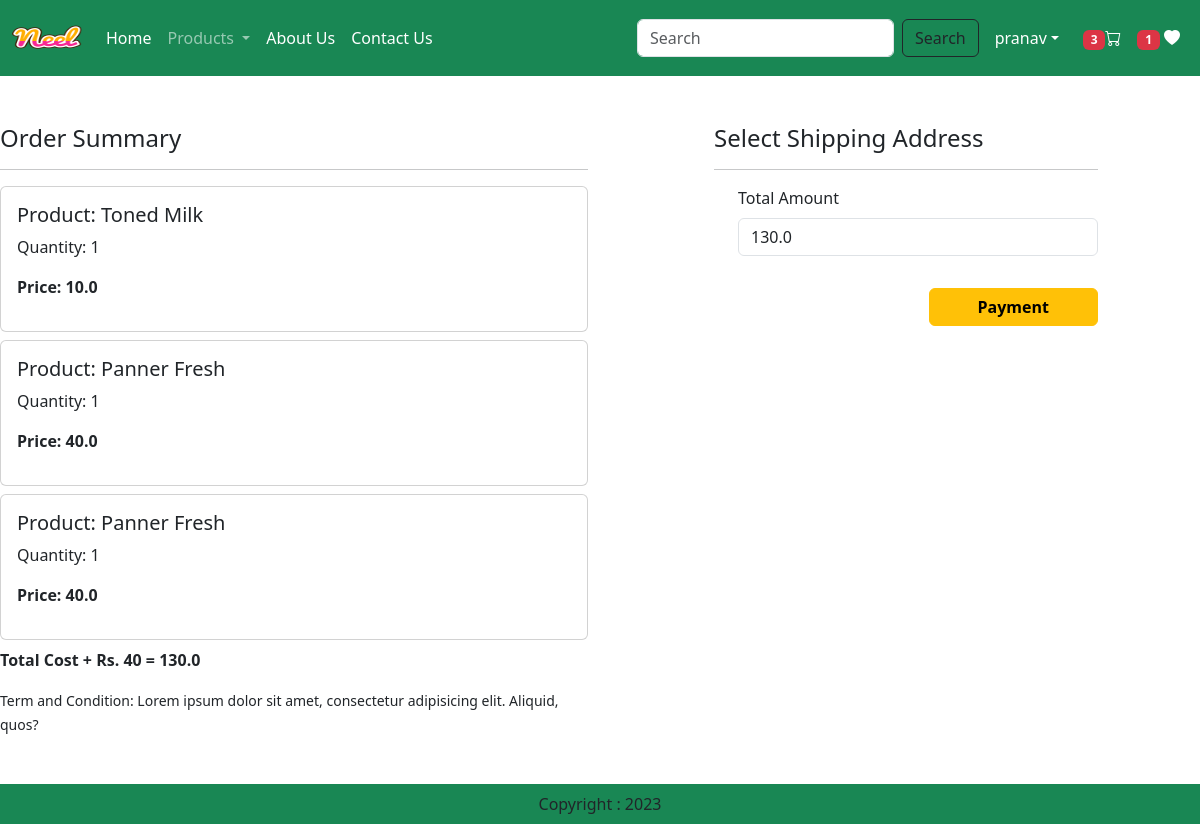
The page /checkout/ (signed in) on the database its author committed.
### app/models.py (models this page shows, shortened)
class Cart(models.Model):
    user = models.ForeignKey(User,on_delete=models.CASCADE)
    product = models.ForeignKey(Product,on_delete=models.CASCADE)
    quantity = models.PositiveIntegerField(default=1)

class Product(models.Model):
    title = models.CharField(max_length=100)
    selling_price = models.FloatField()
    discounted_price = models.FloatField()
    description = models.TextField()
    composition = models.TextField(default='')
    prodapp = models.TextField(default='')
    category = models.CharField(choices=CATEGORY_CHOICES,max_length=2)
    product_image = models.ImageField(upload_to='product')

### app/views.py (the view, shortened to what this page needs)
# urls.py: path('checkout/',views.checkout.as_view(),name='checkout'),
@method_decorator(login_required,name='dispatch')
class checkout(View):
    def get(self,request):
        totalitem = 0
        wishlist = 0
        loginusername = None
        if request.user.is_authenticated:
           totalitem = len(Cart.objects.filter(user=request.user))
           wishlist = len(Wishlist.objects.filter(user=request.user))
           loginusername = request.user.username
        user= request.user
        add = Customer.objects.filter(user=user)
        cart_items =Cart.objects.filter(user=user)
        famount =0
        for p in cart_items:
            value = p.quantity * p.product.discounted_price
            famount = famount + value
        totalamount = famount + 40
        razoramount = int(totalamount * 100)
        client = razorpay.Client(auth=(settings.RAZOR_KEY_ID,settings.RAZOR_KEY_SECRET))
        data ={
            "amount":razoramount,"currency":"INR","receipt":"order_rcptid_12"
        }
        payment_response = client.order.create(data=data)
        print(payment_response)
        order_id = payment_response['id']
        order_status = payment_response['status']
        return render(request,'app/checkout.html',locals())

### app/templates/app/checkout.html (shortened to what this page needs)
{% extends 'app/base.html' %}
{% load static %}
{% block main-content %}
<div class="row mt-5">
    <div class="col-sm-6">
        <h4>Order Summary</h4>
        <hr>
        {% for item in cart_items %}
            <div class="card mb-2">
                <div class="card-body">
                   <h5>Product: {{item.product.title}}</h5>
                   <p>Quantity: {{item.quantity}}</p>
                   <p class="fw-bold">Price: {{item.product.discounted_price}}</p>
                </div>
            </div>
        {% endfor %}
        <p class="fw-bold">Total Cost + Rs. 40 = {{totalamount}}</p>
        <small>Term and Condition: Lorem ipsum dolor sit amet, consectetur adipisicing elit. Aliquid, quos?</small>
    </div>
<div class="col-sm-4 offset-sm-1">
    <h4>Select Shipping Address</h4>
    <hr>
    <form method="post" id="myform">
        <div class="form-check mb-3">
            <label for="totamount" class="form-label">Total Amount</label>
            <input type="number" class="form-control" name="totamount" value={{totalamount}} readonly>
        </div>
        <div class="text-end">
            <button id="rzp-button1" type="submit" class="btn btn-warning mt-3 px-5 fw-bold">Payment</button>
        </div>
    </form>
</div>
</div>
{% endblock main-content %}

### app/templates/app/base.html (shortened to what this page needs)
<!DOCTYPE html>
{% load static %}
<html lang="en">
<head>
    <link href="https://cdn.jsdelivr.net/npm/bootstrap@5.3.0-alpha1/dist/css/bootstrap.min.css" rel="stylesheet">
    <link rel="stylesheet" href="https://cdn.jsdelivr.net/npm/bootstrap-icons@1.5.0/font/bootstrap-icons.css" />
    <link rel="stylesheet" href="{% static 'app/css/owl.carousel.min.css' %}">
    <link rel="stylesheet" href="{% static 'app/css/all.min.css' %}">
    <link rel="stylesheet" href="{% static 'app/css/style.css' %}">
</head>
<body>
    <nav class="navbar navbar-expand-lg navbar-dark bg-success">
        <div class="container-fluid">
          <a class="navbar-brand" href="#">
            <img src="{% static 'app/images/product/Neel.png' %}" alt="" srcset="" width="70" height="50">
          </a>
          <div class="collapse navbar-collapse" id="navbarSupportedContent">
            <ul class="navbar-nav me-auto mb-2 mb-lg-0">
              {% if request.user.is_authenticated %}
              <li class="nav-item">
                <a class="nav-link active" aria-current="page" href="/">Home</a>
              </li>
              <li class="nav-item dropdown">
                <a class="nav-link dropdown-toggle" href="#" role="button" data-bs-toggle="dropdown" aria-expanded="false">
                  Products
                </a>
              </li>
              <li class="nav-item">
                <a class="nav-link text-white" href="{% url 'about' %}">About Us</a>
              </li>
              <li class="nav-item">
                <a class="nav-link text-white" href="{% url 'contact' %}">Contact Us</a>
              </li>
            </ul>
            <form class="d-flex" role="search" action="/search">
              <input class="form-control me-2" type="search" placeholder="Search" name="search" aria-label="Search">
              <button class="btn btn-outline-dark" type="submit">Search</button>
            </form>
          </div>
          <ul class="navbar-nav me-auto mb-2 mb-lg-0">
            <li class="nav-item dropdown mx-2">
               <a class="nav-link dropdown-toggle text-white" href="#" id="profiledropdown" role="button" data-bs-toggle="dropdown" aria-expanded="false">{{loginusername}}</a>
            </li>
            <li class="nav-item-mx-2"><a href="{% url 'showcart' %}" class="nav-link text-white"><span class="badge bg-danger">{% if totalitem > 0 %}{{totalitem}}{% endif %}</span><i class="bi bi-cart"></i></a></li>
            <li class="nav-item-mx-2"><a href="{% url 'wishlist' %}" class="nav-link text-white"> <span class="badge bg-danger">{% if wishlist > 0 %}{{wishlist}}{% endif %}</span>  <i class="bi bi-heart-fill"></i></a></li>
            {% else %}
            <li class="nav-item-mx-2"><a href="{% url 'login' %}" class="nav-link text-white">Login</a></li>
            <li class="nav-item-mx-2"><a href="{% url 'customerregistration' %}" class="nav-link text-white">Registration</a></li>
             {% endif %}
          </ul>
        </div>
    </nav>
    {% block main-content %}{% endblock main-content %}
    <footer class="container-fluid  bg-success text-center p-2 mt-5">
        Copyright : 2023
    </footer>
</body>
</html>

### rows shown on the page
Cart: product "Toned Milk", quantity "1", product.discounted_price "10.0"
Cart: product "Panner Fresh", quantity "1", product.discounted_price "40.0"
Cart: product "Panner Fresh", quantity "1", product.discounted_price "40.0"

### other values the page prints
{{ loginusername }} "pranav"
{{ totalitem }} "3"
{{ wishlist }} "1"
{{ totalamount }} "130.0"
